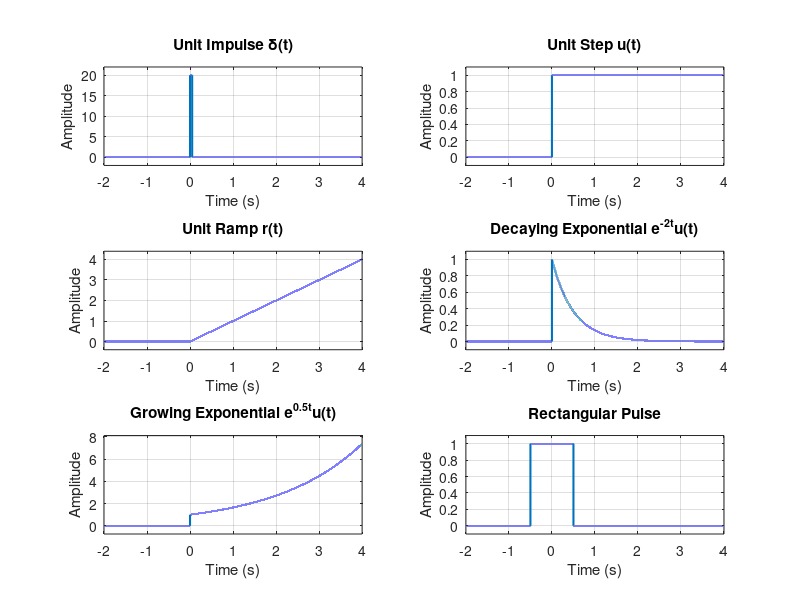
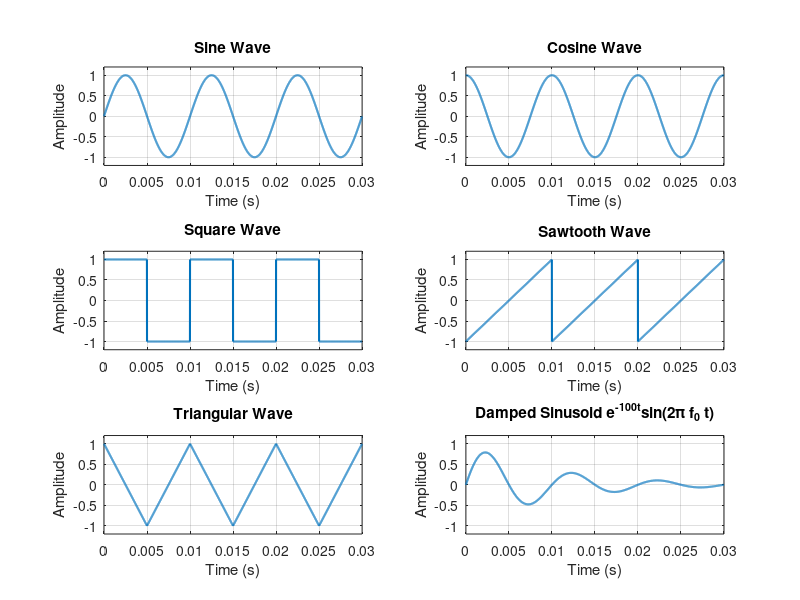

Recreate these plots in MATLAB, in order.
clc; clear; close all;
t = (-20000:40000)*1e-4;
x = {(t>=0 & t<0.0499)/0.05, double(t>=0), t.*(t>=0), exp(-2*t).*(t>=0), exp(0.5*t).*(t>=0), double(abs(t)<=0.5)};
s = {'Unit Impulse \delta(t)', 'Unit Step u(t)', 'Unit Ramp r(t)', 'Decaying Exponential e^{-2t}u(t)', 'Growing Exponential e^{0.5t}u(t)', 'Rectangular Pulse'};
figure(1);
for i = 1:6
    subplot(3,2,i); plot(t, x{i}, 'LineWidth', 1.5); title(s{i});
    xlabel('Time (s)'); ylabel('Amplitude'); ylim([-0.1 1.1]*max(x{i})); grid on;
end

tp = (0:2999)*1e-5;
w = 100*tp;
saw = 2*(w - floor(w + 1e-9)) - 1;
y = {sin(2*pi*w), cos(2*pi*w), 2*(mod(floor(2*w + 1e-9), 2) == 0) - 1, saw, 2*abs(saw) - 1, exp(-100*tp).*sin(2*pi*w)};
s = {'Sine Wave', 'Cosine Wave', 'Square Wave', 'Sawtooth Wave', 'Triangular Wave', 'Damped Sinusoid e^{-100t}sin(2\pi f_0 t)'};
figure(2);
for i = 1:6
    subplot(3,2,i); plot(tp, y{i}, 'LineWidth', 1.5); title(s{i});
    xlabel('Time (s)'); ylabel('Amplitude'); ylim([-1.2 1.2]); grid on;
end

fprintf('Energy of e^(-2t)u(t), numerical     = %.4f\n', trapz(t, x{4}.^2));
fprintf('Energy of e^(-2t)u(t), theory 1/(2a) = %.4f\n\n', 1/4);
fprintf('Average power of sine wave           = %.4f\n', mean(y{1}.^2));
fprintf('Average power of square wave         = %.4f\n', mean(y{3}.^2));
fprintf('Average power of sawtooth wave       = %.4f\n', mean(y{4}.^2));
fprintf('Average power of triangular wave     = %.4f\n', mean(y{5}.^2));
